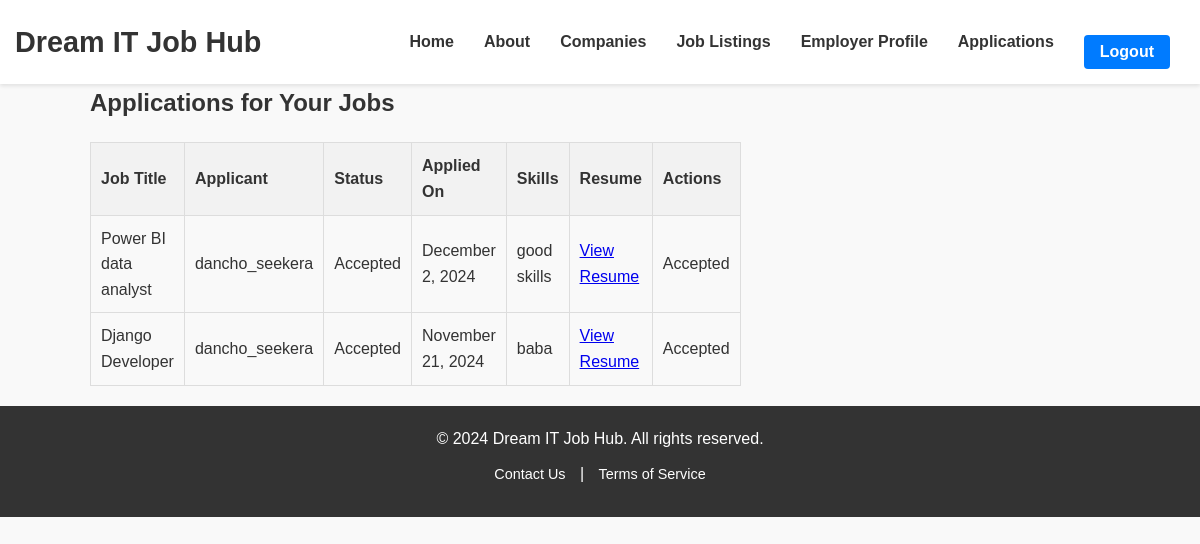
The app's page /applications/employer/view-applications/ (signed in), older data.
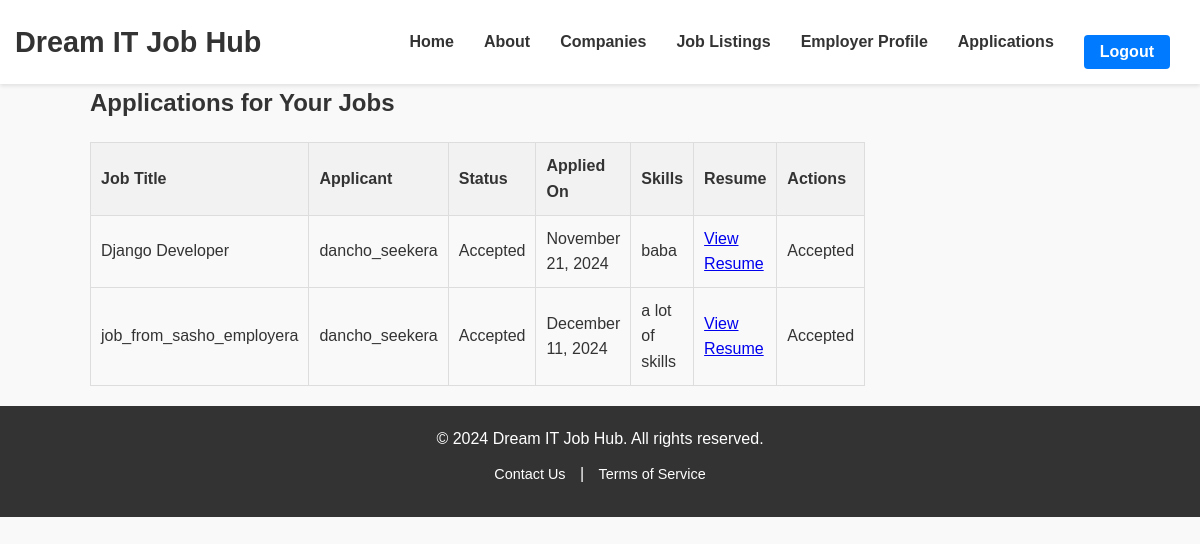
The same page, newer data.
### JobPortalFinal/applications/models.py (models this page shows)
class Application(models.Model):
    STATUS_CHOICES = (
        ('Accepted', 'Accepted'),
        ('Rejected', 'Rejected'),
        ('Pending', 'Pending'),
    )
    status = models.CharField(max_length=20, choices=STATUS_CHOICES,default='Pending')
    application_date = models.DateTimeField(auto_now_add=True)
    applicant = models.ForeignKey(CustomUser, on_delete=models.CASCADE, related_name='applications')
    job = models.ForeignKey(Job, on_delete=models.CASCADE, related_name='applications')
    resume = models.FileField(upload_to='resumes/', blank=True, null=True)
    skills = models.TextField(blank=True, null=True)
    class Meta:
        unique_together = (('applicant', 'job'),)

### JobPortalFinal/jobs/models.py (models this page shows)
class Job(models.Model):
    CHOICE_CATEGORIES = (
        ('Data Analysis', 'Data Analysis'),
        ('Engineering ', 'Engineering '),
        ('Software Development', 'Software Development'),
        ('Product Management', 'Product Management'),
        ('System Administration', 'System Administration'),
        ('Other', 'Other'),
    )
    title = models.CharField(max_length=100)
    category = models.CharField(choices=CHOICE_CATEGORIES, max_length=100)
    description = models.TextField()
    location = models.CharField(max_length=100)
    salary = models.PositiveIntegerField()
    posted_date = models.DateTimeField(auto_now_add=True)
    company = models.ForeignKey(Company, on_delete=models.CASCADE, related_name='jobs')
    posted_by = models.ForeignKey(CustomUser, on_delete=models.CASCADE, related_name='posted_jobs')

### JobPortalFinal/users/models.py (models this page shows, shortened)
class CustomUser(AbstractUser):
    USER_TYPE_CHOICES = (
        (1, 'Job Seeker'),
        (2, 'Employer'),
        (3 , 'Admin'),
    )
    user_type = models.IntegerField(choices=USER_TYPE_CHOICES)
    def is_seeker(self):
        return self.user_type == 1
    def is_employer(self):
        return self.user_type == 2

### JobPortalFinal/applications/views.py (the view)
# urls.py: path('employer/view-applications/', EmployerApplicationListView.as_view(), name='employer view applications'),
class EmployerApplicationListView(LoginRequiredMixin, ListView):
    model = Application
    template_name = 'applications/employer-view-applications.html'
    def get_queryset(self):
        user = self.request.user
        if user.is_employer():
            company = get_object_or_404(Company, created_by = user)
            jobs = Job.objects.filter(company=company)
            return Application.objects.filter(job__in=jobs)
        return Application.objects.none()
    def get_context_data(self, **kwargs):
        context = super().get_context_data(**kwargs)
        context['user'] = self.request.user
        return context

### templates/applications/employer-view-applications.html
{% extends 'base.html' %}
{% block content %}
<div class="container">
    <h2>Applications for Your Jobs</h2>
    <div class="applications-list">
        {% if object_list %}
            <table>
                <thead>
                    <tr>
                        <th>Job Title</th>
                        <th>Applicant</th>
                        <th>Status</th>
                        <th>Applied On</th>
                        <th>Skills</th>
                        <th>Resume</th>
                        <th>Actions</th>
                    </tr>
                </thead>
                <tbody>
                    {% for application in object_list %}
                        <tr>
                            <td>{{ application.job.title }}</td>
                            <td>{{ application.applicant.username }}</td>
                            <td>{{ application.get_status_display }}</td>
                            <td>{{ application.application_date|date:"F j, Y" }}</td>
                            <td>{{ application.skills }}</td>
                            <td>
                                {% if application.resume %}
                                    <a href="{{ application.resume.url }}" target="_blank">View Resume</a>
                                {% else %}
                                    No Resume Uploaded
                                {% endif %}
                            </td>
                            <td>
                                {% if application.status == 'Pending' %}
                                    <form method="POST" action="{% url 'update application' application.pk %}" style="display: inline;">
                                        {% csrf_token %}
                                        <input type="hidden" name="status" value="Accepted">
                                        <button type="submit" class="btn btn-success">Accept</button>
                                    </form>
                                    <form method="POST" action="{% url 'update application' application.pk %}" style="display: inline;">
                                        {% csrf_token %}
                                        <input type="hidden" name="status" value="Rejected">
                                        <button type="submit" class="btn btn-danger">Reject</button>
                                    </form>
                                {% else %}
                                    <span>{{ application.get_status_display }}</span>
                                {% endif %}
                            </td>
                        </tr>
                    {% endfor %}
                </tbody>
            </table>
        {% else %}
            <p>No applications submitted for your jobs yet.</p>
        {% endif %}
    </div>
</div>
{% endblock %}

### templates/base.html (shortened to what this page needs)
{% load static %}
<!DOCTYPE html>
<html lang="en">
<head>
    <link rel="stylesheet" href="{% static 'css/styles.css' %}">
</head>
<body>
<header>
    <nav>
        <a href="{% url 'index' %}" class="logo">
            Dream IT Job Hub
        </a>
        <ul class="nav-links">
            <li><a href="{% url 'index' %}">Home</a></li>
            <li><a href="{% url 'about' %}">About</a></li>
            <li><a href="{% url 'company list' %}">Companies</a></li>
            <li><a href="{% url 'all jobs' %}">Job Listings</a></li>
            {% if user.is_authenticated %}
                {% if user.is_seeker %}
                    <li><a href="{% url 'profile' user.pk %}">Job Seeker Profile</a></li>
                    <li><a href="{% url 'my applications' %}">My Applications</a></li>
                {% elif user.is_employer %}
                    <li><a href="{% url 'profile' user.pk %}">Employer Profile</a></li>
                    <li><a href="{% url 'employer view applications' %}">Applications</a></li>
                {% elif user.is_admin %}
                    <a href="{% url 'all users admin' %}">Manage Users</a>
                    <a href="#">Manage Jobs</a>
                {% endif %}
                <li>
                    <form action="{% url 'logout' %}" method="post">
                        <button type="submit" class="register-btn">Logout</button>
                    </form>
                </li>
            {% else %}
                <li><a href="{% url 'login' %}">Login</a></li>
                <li><a href="{% url 'register choice' %}" class="register-btn">Register</a></li>
            {% endif %}
        </ul>
    </nav>
</header>
{% block content %}
{% endblock %}
<footer>
    <p>&copy; 2024 Dream IT Job Hub. All rights reserved.</p>
    <p>
        <a href="{% url 'contact us' %}">Contact Us</a> |
        <a href="{% url 'terms of service' %}">Terms of Service</a>
    </p>
</footer>
</body>
</html>

### static/css/styles.css (style rules this page uses)
* { margin: 0; padding: 0; box-sizing: border-box; }
body { font-family: Arial, sans-serif; line-height: 1.6; color: #333; background-color: #f9f9f9; }
.container { width: 85%; max-width: 1200px; margin: 0 auto; }
form button[type="submit"] { width: 100%; padding: 12px; font-size: 1.1rem; font-weight: bold; color: #fff; background-color: #007bff; border: none; border-radius: 4px; cursor: pointer; transition: background-color 0.3s ease; margin-top: 20px; }
header { background-color: #fff; box-shadow: 0 2px 4px rgba(0, 0, 0, 0.1); }
nav { display: flex; justify-content: space-between; align-items: center; padding: 15px 15px; }
.logo { font-size: 1.8rem; font-weight: bold; color: #333; text-decoration: none; transition: color 0.3s ease; }
.nav-links { list-style: none; display: flex; margin-left: auto; }
.nav-links li { margin: 0 15px; }
.nav-links a { color: #333; text-decoration: none; font-weight: bold; font-size: 1rem; transition: color 0.3s ease; }
.register-btn, .login-btn { background-color: #007bff; color: white; padding: 8px 16px; border-radius: 4px; transition: background-color 0.3s ease; text-decoration: none; font-size: 1rem; font-weight: bold; border: none; cursor: pointer; display: inline-block; text-align: center; }
form button[type="submit"] { background-color: #007bff; color: white; padding: 8px 16px; border-radius: 4px; font-size: 1rem; font-weight: bold; border: none; cursor: pointer; display: inline-block; text-align: center; transition: background-color 0.3s ease; }
form { display: inline-block; margin: 0; }
.nav-links { display: flex; align-items: center; }
.nav-links li { display: inline-block; }
.container { max-width: 1200px; margin: 0 auto; }
.applications-list { display: grid; grid-template-columns: repeat(auto-fill, minmax(300px, 1fr)); gap: 20px; }
table { width: 100%; border-collapse: collapse; margin: 20px 0; }
th, td { padding: 10px; text-align: left; border: 1px solid #ddd; }
th { background-color: #f2f2f2; }
tr:nth-child(even) { background-color: #f9f9f9; }
footer { background-color: #333; color: white; padding: 20px 0; text-align: center; }
footer p { margin-bottom: 10px; }
footer a { color: white; text-decoration: none; margin: 0 10px; font-size: 0.9rem; }

Row changes from the older to the newer data that the page shows:
removed Application: job "Power BI data analyst", applicant.username "dancho_seekera", status "Accepted", application_date "December 2, 2024", skills "good skills"
added Application: job "job_from_sasho_employera", applicant.username "dancho_seekera", status "Accepted", application_date "December 11, 2024", skills "a lot of skills"
